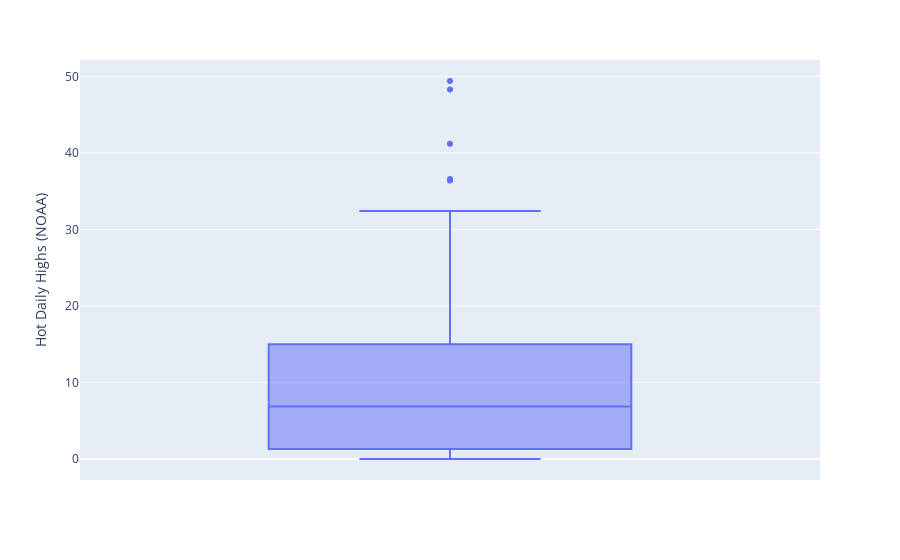

Notebook code for this chart:
### Code cell
fig = px.box(data, y='Hot Daily Highs (NOAA)')
fig.show()

### Figure 1 — Plotly figure (JSON) as saved in the notebook; plotly's stock layout.template omitted (floating-point values rounded to 4 significant figures)
{"data": [{"alignmentgroup": "True", "hovertemplate": "Hot Daily Highs (NOAA)=%{y}<extra></extra>", "legendgroup": "", "marker": {"color": "#636efa"}, "name": "", "notched": false, "offsetgroup": "", "orientation": "v", "showlegend": false, "type": "box", "x0": " ", "xaxis": "x", "y": [8.2, 6.8, 0.2, 16, 12.4, 0.7, 0.2, 6.5, 15.9, 15, 0.6, 13.5, 7, 1.2, 7.6, 12, 6.3, 0.5, 1.1, 2, 19.5, 26.1, 5.8, 30.6, 41.2, 3.4, 49.4, 12.5, 7.5, 6.3, 17.6, 0.9, 0.8, 18.1, 9.5, 0.4, 0.4, 0.8, 3, 10.7, 0.8, 6.9, 30, 14.9, 28.8, 8.3, 9.2, 1.1, 7.7, 9.3, 12.6, 23, 1, 1.2, 1.3, 0, 1.6, 6.8, 0.2, 0.6, 8, 0.5, 0.6, 1.7, 1.4, 0.7, 6.8, 4.4, 2, 1, 31, 7.9, 0.2, 15.5, 1.9, 5.9, 3.1, 5.4, 36.6, 1.1, 1.8, 4.8, 2.7, 5.3, 21.5, 8.1, 13.3, 1, 15.2, 5, 16.5, 11.9, 30.2, 29.8, 3.2, 10.3, 32.4, 30.2, 8.2, 4.3, 13.3, 36.4, 48.3, 17.8, 7.7, 15.9], "y0": " ", "yaxis": "y"}], "layout": {"boxmode": "group", "legend": {"tracegroupgap": 0}, "margin": {"t": 60}, "xaxis": {"anchor": "y", "domain": [0, 1]}, "yaxis": {"anchor": "x", "domain": [0, 1], "title": {"text": "Hot Daily Highs (NOAA)"}}}}
